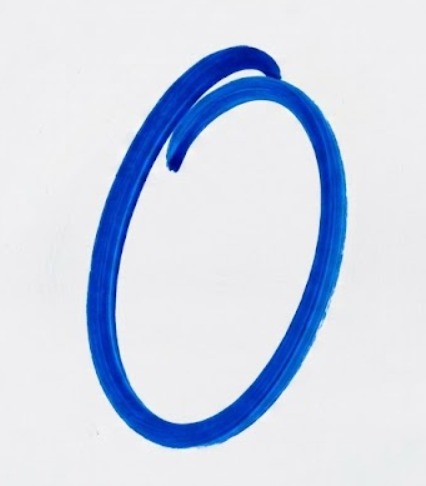
#> input picture digit/0.png, 426 x 486 px
$ python task1_preprocessing.py digit/0.png digit/1.png   (older library calls are emulated)
#> lines starting #> are read from the running program, lines starting #| are printed output that depends on the picture; after the words box and inside, x2 and y2 are one past the last pixel; in counts of white or black regions, pixels touching at a corner belong together
"""
Task 1 — Image Preprocessing (HNRS)

Converts a photographed or scanned image of a handwritten number or
expression into a clean binary mask — white ink on a black background,
at the image's original resolution. The output feeds directly into
Task 2 (task2_segmentation.segment_characters); resizing to a fixed
model input size happens there, after each character is cropped, not
here.

Scope: handwriting on a plain, unlined background. Ruled or grid paper
should be cropped or masked out before calling this module — detecting
and stripping printed lines is out of scope.

Pipeline
--------
1. Grayscale conversion.
2. Illumination normalization — flattens shadows, vignetting, and
   uneven lighting so a single global threshold works across the whole
   photo (see _normalize_illumination).
3. A light Gaussian blur, to suppress pixel-level sensor/JPEG noise
   before thresholding.
4. Otsu binarization, with ink/background polarity decided by sampling
   the image border (see _binarize).
"""

from __future__ import annotations

import logging
import os
from dataclasses import dataclass
from typing import Iterator, Literal, overload

import cv2
import numpy as np

logging.basicConfig(level=logging.INFO, format="%(levelname)s: %(message)s")
logger = logging.getLogger(__name__)


# Configuration

@dataclass
class PreprocessingConfig:
    """Tunable parameters for the preprocessing pipeline.

    Attributes:
        illum_close_frac: morphological closing kernel size, as a
            fraction of the shorter image side, used to estimate the
            paper background for illumination normalization. Must be
            wider than the thickest ink feature in the photo so the
            closing can fully recover the background under it; set to 0
            to disable normalization on input already known to be
            evenly lit.
        blur_ksize: odd kernel size for the pre-threshold denoising
            blur. Values <= 1 disable it.
        border_frac: width of the border band sampled to decide ink
            polarity, as a fraction of the shorter image side.
        min_noise_area: connected components smaller than this many
            pixels are dropped as noise. Kept deliberately below the
            size of any plausible character fragment — Task 2 performs
            the finer, merge-aware noise judgment afterwards.
        assume_dark_ink: "auto" decides polarity per image from the
            border sample. Pass True to force dark ink on light paper,
            or False to force light ink on a dark background.
    """

    illum_close_frac: float = 0.05
    blur_ksize: int = 3
    border_frac: float = 0.05
    min_noise_area: int = 20
    assume_dark_ink: str | bool = "auto"


DEFAULT_CONFIG = PreprocessingConfig()


# Pipeline steps

def _normalize_illumination(gray: np.ndarray, close_frac: float) -> np.ndarray:
    """Flatten uneven background lighting before thresholding.

    Args:
        gray: grayscale input image.
        close_frac: closing kernel size as a fraction of min(height, width).

    Returns:
        uint8 grayscale image with background brightness flattened.
    """
    if close_frac <= 0:
        return gray

    h, w = gray.shape
    k = max(int(min(h, w) * close_frac), 3)
    if k % 2 == 0:
        k += 1

    kernel = cv2.getStructuringElement(cv2.MORPH_ELLIPSE, (k, k))
    background = cv2.morphologyEx(gray, cv2.MORPH_CLOSE, kernel)

    # Prevents zero division and eliminates redundant float32 allocations
    # by applying scaling and type casting directly within OpenCV.
    background[background == 0] = 1
    return cv2.divide(gray, background, scale=255.0, dtype=cv2.CV_8U)


def _smooth(gray: np.ndarray, ksize: int) -> np.ndarray:
    """Light Gaussian blur applied just before thresholding.

    Args:
        gray: grayscale (or illumination-normalized) input image.
        ksize: odd blur kernel size. Values <= 1 disable this step.

    Returns:
        uint8 blurred image, same shape as input.
    """
    if ksize <= 1:
        return gray
    k = ksize if ksize % 2 == 1 else ksize + 1
    return cv2.GaussianBlur(gray, (k, k), 0)


def _border_is_background(raw_binary: np.ndarray, border_frac: float) -> bool:
    """Decide which class of an un-oriented binary split is background.

    Args:
        raw_binary: uint8 0/255 image from an un-oriented Otsu split.
        border_frac: border band width, as a fraction of the shorter
            image side.

    Returns:
        True if the bright class is the majority in the border band
        (bright = background, dark = ink); False otherwise.
    """
    h, w = raw_binary.shape
    b = max(1, int(min(h, w) * border_frac))
    border_pixels = np.concatenate([
        raw_binary[:b, :].ravel(),
        raw_binary[-b:, :].ravel(),
        raw_binary[:, :b].ravel(),
        raw_binary[:, -b:].ravel(),
    ])
    bright = int(np.count_nonzero(border_pixels))
    return bright >= border_pixels.size - bright


def _binarize(gray: np.ndarray, assume_dark_ink: str | bool, border_frac: float) -> np.ndarray:
    """Otsu binarization, oriented so ink is white (255) on black (0).

    Args:
        gray: preprocessed grayscale image.
        assume_dark_ink: "auto", True, or False.
        border_frac: forwarded to _border_is_background when "auto".

    Returns:
        uint8 0/255 image, white = ink, black = background.
    """
    if assume_dark_ink == "auto":
        _, raw = cv2.threshold(gray, 0, 255, cv2.THRESH_BINARY + cv2.THRESH_OTSU)
        if _border_is_background(raw, border_frac):
            return cv2.bitwise_not(raw)
        return raw

    flag = cv2.THRESH_BINARY_INV if assume_dark_ink else cv2.THRESH_BINARY
    _, binary = cv2.threshold(gray, 0, 255, flag + cv2.THRESH_OTSU)
    return binary


def _remove_coarse_noise(mask: np.ndarray, min_noise_area: int) -> np.ndarray:
    """Drop connected components smaller than min_noise_area pixels.

    Args:
        mask: uint8 0/255 binary mask.
        min_noise_area: minimum pixel count for a component to survive.

    Returns:
        uint8 0/255 mask with small components removed.
    """
    n_labels, labels, stats, _ = cv2.connectedComponentsWithStats(mask, connectivity=8)
    areas = stats[1:, cv2.CC_STAT_AREA]  # skip label 0 (background)
    valid_labels = np.where(areas >= min_noise_area)[0] + 1
    clean = np.zeros_like(mask)
    clean[np.isin(labels, valid_labels)] = 255
    return clean


# Public API

@overload
def preprocess_image(
    img_path: str,
    config: PreprocessingConfig = DEFAULT_CONFIG,
    *,
    debug: Literal[False] = False,
) -> np.ndarray: ...

@overload
def preprocess_image(
    img_path: str,
    config: PreprocessingConfig = DEFAULT_CONFIG,
    *,
    debug: Literal[True],
) -> tuple[np.ndarray, dict[str, np.ndarray]]: ...

def preprocess_image(
    img_path: str,
    config: PreprocessingConfig = DEFAULT_CONFIG,
    *,
    debug: bool = False,
) -> np.ndarray | tuple[np.ndarray, dict[str, np.ndarray]]:
    """Convert a handwriting photo/scan into a clean binary mask.

    Args:
        img_path: path to the input image.
        config: tunable pipeline parameters. See PreprocessingConfig.
        debug: if True, also return every intermediate stage.

    Returns:
        mask: uint8 array (H, W), 0/255, white = ink. Feed this
            directly into task2_segmentation.segment_characters.
        stages: dict of intermediate masks by stage name — only if
            debug=True.

    Raises:
        FileNotFoundError: If the file does not exist.
        ValueError: If the file exists but cannot be decoded as an image.
    """
#> called with img_path = 'digit/0.png', debug = False
    if not os.path.isfile(img_path):
        raise FileNotFoundError(f"No such file: {img_path}")

    img = cv2.imread(img_path)
#> img is the input picture: shape (486, 426, 3); mean B, G, R 232.1, 213.9, 204.9
    if img is None:
        raise ValueError(f"Could not decode image (unsupported format or corrupt): {img_path}")

    gray = cv2.cvtColor(img, cv2.COLOR_BGR2GRAY)
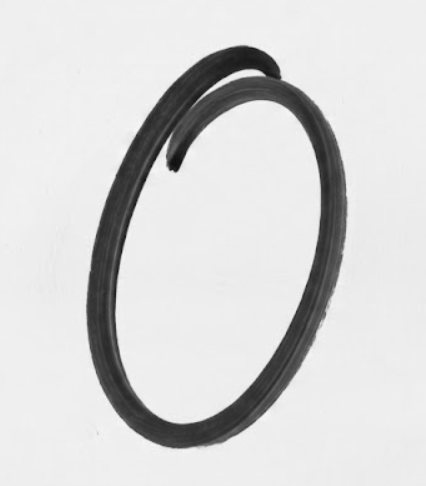
#> gray: shape (486, 426); min 16, max 247, mean 213.2
    flattened = _normalize_illumination(gray, config.illum_close_frac)
#> in _normalize_illumination, `background = cv2.morphologyEx(gray, cv2.MORPH_CLOSE, kernel)`:
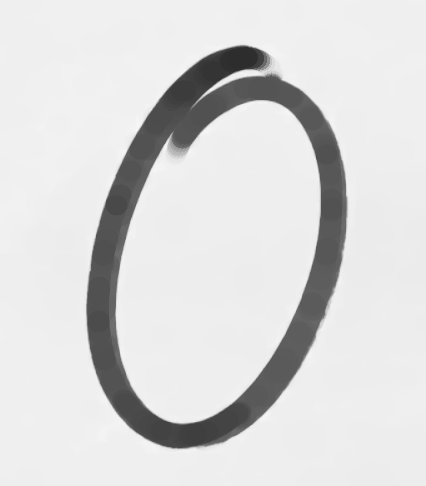
#> background: shape (486, 426); min 45, max 247, mean 216.8
#> in _normalize_illumination, `return cv2.divide(gray, background, scale=255.0, dtype=cv2.CV_8U)`:
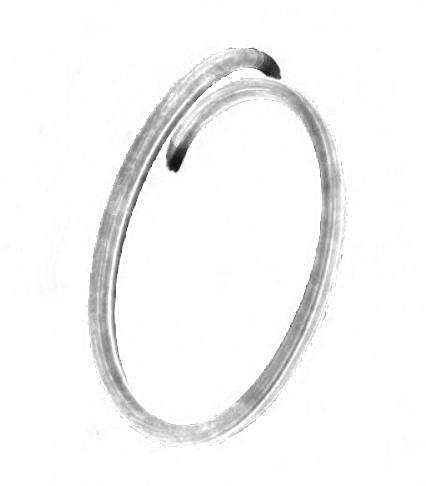
#> returned value: shape (486, 426); min 17, max 255, mean 245.9
    smoothed = _smooth(flattened, config.blur_ksize)
    binary = _binarize(smoothed, config.assume_dark_ink, config.border_frac)
#> in _binarize, `_, raw = cv2.threshold(gray, 0, 255, cv2.THRESH_BINARY + cv2.THRESH_OT..`:
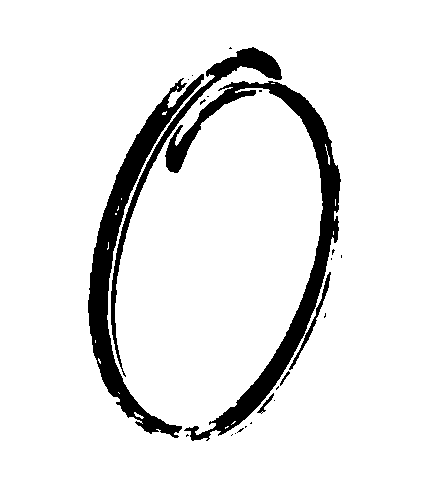
#> raw: shape (486, 426); 90.7% white; 24 black regions (18 under 20 px), largest, box (x1, y1, x2, y2) and area: (165, 81, 341, 441) 8449, (88, 74, 204, 438) 7207, (111, 47, 282, 377) 2940, (289, 272, 331, 370) 360, (257, 393, 274, 414) 77, (280, 371, 290, 386) 38
#> in _border_is_background, `bright = int(np.count_nonzero(border_pixels))`: bright = 38304
    mask = _remove_coarse_noise(binary, config.min_noise_area)
#> in _remove_coarse_noise, `n_labels, labels, stats, _ = cv2.connectedComponentsWithStats(mask, co..`:
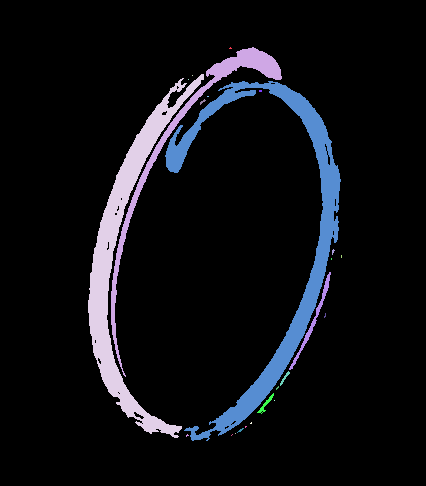
#> labels: shape (486, 426) int32; 25 distinct labels, from 0 to 24; one colour per label, 0 black
#> in _remove_coarse_noise, `n_labels, labels, stats, _ = cv2.connectedComponentsWithStats(mask, co..`: n_labels = 25; stats = 25 rows, first 6: [0, 0, 426, 486, 187883], [229, 47, 3, 2, 4], [111, 47, 171, 330, 2940], [192, 75, 1, 1, 1], [88, 74, 116, 364, 7207], [188, 79, 1, 1, 1]
#> in _remove_coarse_noise, `areas = stats[1:, cv2.CC_STAT_AREA]`: areas = 24 values, max 8449 at index 5, min 1 at index 2, mean 798
#> in _remove_coarse_noise, `valid_labels = np.where(areas >= min_noise_area)[0] + 1`: valid_labels = [2, 4, 6, 13, 15, 17]

    if debug:
        stages = {
            "grayscale": gray,
            "illumination_normalized": flattened,
            "blurred": smoothed,
            "otsu_binary": binary,
            "final": mask,
        }
        return mask, stages

    return mask


def preprocess_folder(
    folder_path: str,
    config: PreprocessingConfig = DEFAULT_CONFIG,
) -> Iterator[tuple[str, np.ndarray]]:
    """Yield (filename, mask) for every image file in a folder.

    Args:
        folder_path: directory containing .png/.jpg/.jpeg images.
        config: forwarded to preprocess_image().

    Yields:
        (filename, mask) tuples, each mask at its original resolution.
    """
    for fname in sorted(os.listdir(folder_path)):
        if not fname.lower().endswith((".png", ".jpg", ".jpeg")):
            continue
        path = os.path.join(folder_path, fname)
        try:
            mask = preprocess_image(path, config)
        except (FileNotFoundError, ValueError, cv2.error) as e:
            logger.warning("Skipped %s: %s", fname, e)
            continue
        yield fname, mask


if __name__ == "__main__":
    import sys

    if len(sys.argv) != 3:
        print("Usage: python task1_preprocessing.py <input_image> <output_image>")
        sys.exit(1)

    input_path, output_path = sys.argv[1], sys.argv[2]
    result_mask = preprocess_image(input_path)
    cv2.imwrite(output_path, result_mask)
    logger.info("Saved preprocessed image to: %s", output_path)

$ run again, on digit/2.png
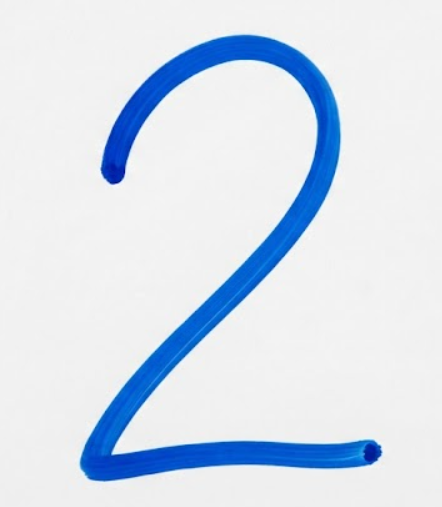
#> input picture digit/2.png, 442 x 507 px
#> in preprocess_image, img is the input picture: shape (507, 442, 3); mean B, G, R 236.9, 223.8, 213.6
#> in _binarize, `_, raw = cv2.threshold(gray, 0, 255, cv2.THRESH_BINARY + cv2.THRESH_OT..`:
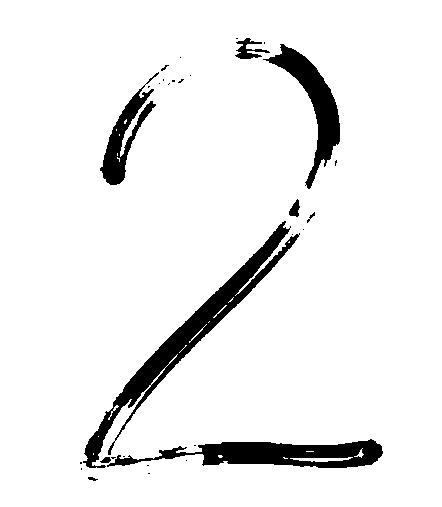
#> raw: shape (507, 442); 93% white; 31 black regions (22 under 20 px), largest, box (x1, y1, x2, y2) and area: (83, 221, 300, 468) 6113, (107, 439, 383, 468) 4179, (263, 44, 340, 189) 2942
#> bright = 41756
#> in _remove_coarse_noise, `n_labels, labels, stats, _ = cv2.connectedComponentsWithStats(mask, co..`:
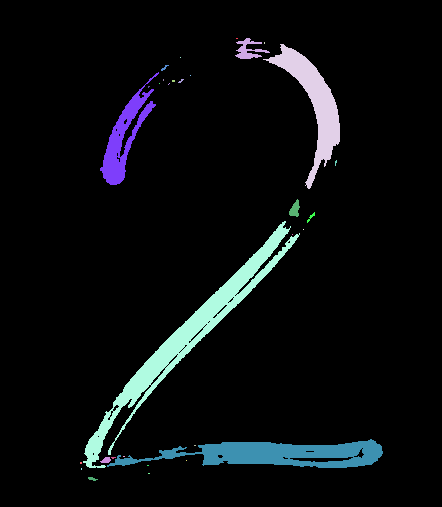
#> labels: shape (507, 442) int32; 32 distinct labels, from 0 to 31; one colour per label, 0 black
#> n_labels = 32; stats = 32 rows, first 6: [0, 0, 442, 507, 208353], [236, 38, 2, 1, 2], [235, 38, 35, 21, 308], [264, 42, 1, 2, 2], [263, 44, 77, 145, 2942], [180, 57, 1, 1, 1]
#> areas = 31 values, max 6113 at index 17, min 1 at index 4, mean 507.8
#> valid_labels = [2, 4, 7, 16, 17, 18, 21, 23, 31]

$ run again, on digit/3.png
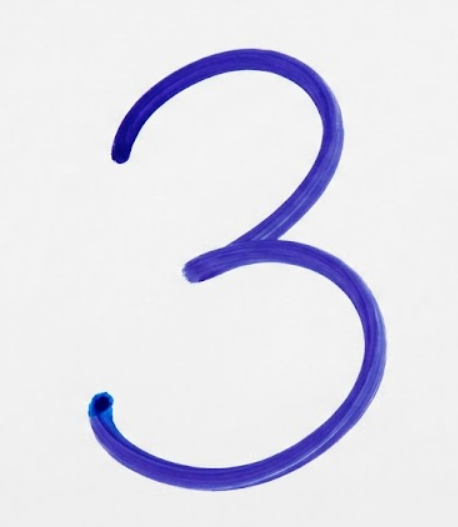
#> input picture digit/3.png, 458 x 527 px
#> in preprocess_image, img is the input picture: shape (527, 458, 3); mean B, G, R 235, 223.3, 223.8
#> in _binarize, `_, raw = cv2.threshold(gray, 0, 255, cv2.THRESH_BINARY + cv2.THRESH_OT..`:
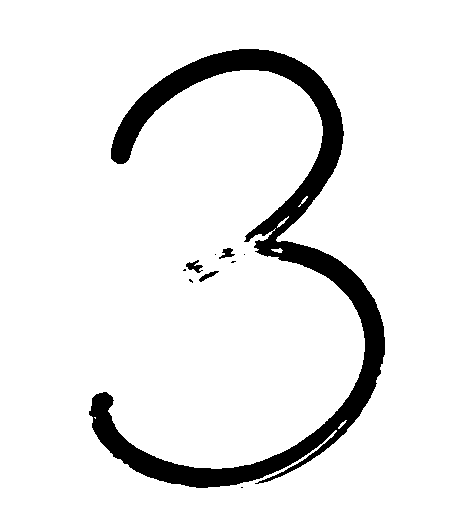
#> raw: shape (527, 458); 91.7% white; 10 black regions (6 under 20 px), largest, box (x1, y1, x2, y2) and area: (89, 49, 385, 488) 19742, (186, 260, 203, 273) 109, (219, 248, 235, 259) 89, (199, 271, 219, 282) 78
#> bright = 43340
#> in _remove_coarse_noise, `n_labels, labels, stats, _ = cv2.connectedComponentsWithStats(mask, co..`:
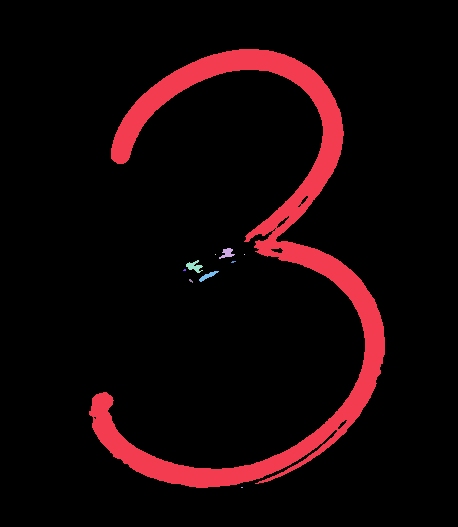
#> labels: shape (527, 458) int32; 11 distinct labels, from 0 to 10; one colour per label, 0 black
#> n_labels = 11; stats = [[0, 0, 458, 527, 221323], [89, 49, 296, 439, 19742], [219, 248, 16, 11, 89], [215, 254, 1, 1, 1], [244, 254, 1, 1, 1], [186, 260, 17, 13, 109], [231, 261, 5, 2, 7], [183, 269, 3, 2, 5], [199, 271, 20, 11, 78], [189, 279, 4, 4, 9], [241, 487, 2, 1, 2]]
#> areas = [19742, 89, 1, 1, 109, 7, 5, 78, 9, 2]
#> valid_labels = [1, 2, 5, 8]

$ run again, on digit/4.png
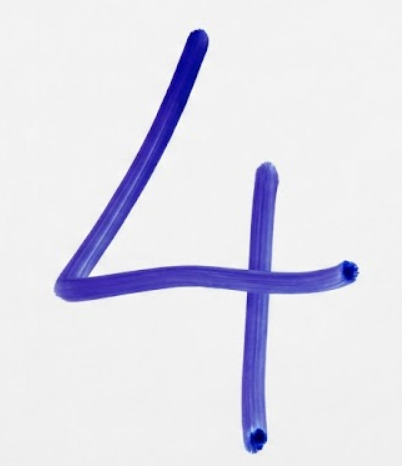
#> input picture digit/4.png, 402 x 466 px
#> in preprocess_image, img is the input picture: shape (466, 402, 3); mean B, G, R 235.1, 223.5, 224
#> in _binarize, `_, raw = cv2.threshold(gray, 0, 255, cv2.THRESH_BINARY + cv2.THRESH_OT..`:
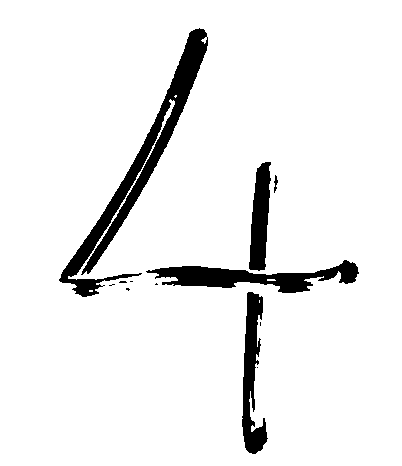
#> raw: shape (466, 402); 93.1% white; 12 black regions (7 under 20 px), largest, box (x1, y1, x2, y2) and area: (59, 28, 208, 297) 6131, (146, 260, 359, 293) 3001, (242, 292, 268, 454) 2151, (249, 162, 271, 271) 1632, (274, 175, 278, 193) 38
#> bright = 34615
#> in _remove_coarse_noise, `n_labels, labels, stats, _ = cv2.connectedComponentsWithStats(mask, co..`:
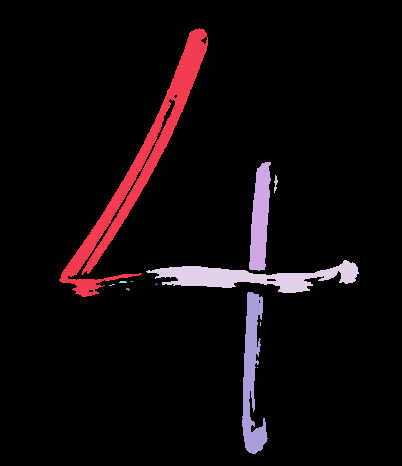
#> labels: shape (466, 402) int32; 13 distinct labels, from 0 to 12; one colour per label, 0 black
#> n_labels = 13; stats = 13 rows, first 6: [0, 0, 402, 466, 174339], [59, 28, 149, 269, 6131], [249, 162, 22, 109, 1632], [274, 175, 4, 18, 38], [146, 260, 213, 33, 3001], [119, 281, 8, 2, 14]
#> areas = [6131, 1632, 38, 3001, 14, 3, 4, 6, 8, 2151, 4, 1]
#> valid_labels = [1, 2, 3, 4, 10]
